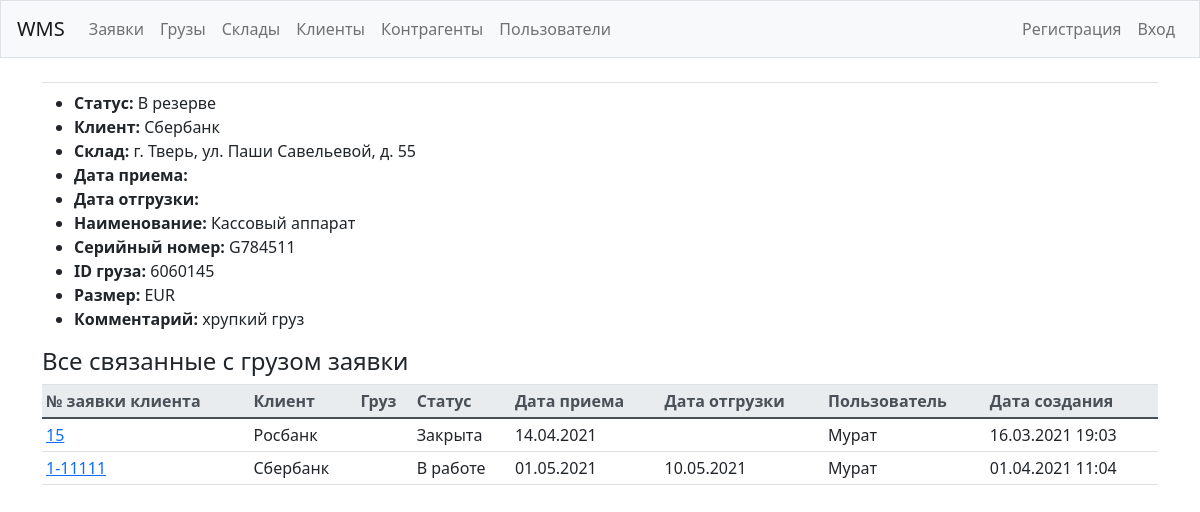
The page /atms/17/ on the database its author committed.
### wms/models.py (models this page shows, shortened)
class Atm(models.Model):
    status = models.CharField(
        max_length=10,
        choices=Status.choices,
        default=Status.in_reserve,
    )
    client = models.ForeignKey(Client, on_delete=models.SET_NULL, null=True)
    storage = models.ForeignKey(Storage, on_delete=models.SET_NULL, null=True)
    name = models.CharField(max_length=200)
    serial_num = models.CharField(max_length=200)
    atm_id = models.CharField(max_length=200, blank=True, null=True)
    size = models.CharField(
        max_length=10,
        choices=Size.choices,
        default=Size.EUR,
    )
    commentary = models.CharField(max_length=200, blank=True, null=True)

class Client(models.Model):
    name = models.CharField(max_length=200)
    pub_date = models.DateTimeField('date published', auto_now_add=True)
    def __str__(self):
        return self.name

class Storage(models.Model):
    contractor = models.ForeignKey(Contractor, on_delete=models.SET_NULL, null=True)
    address = models.CharField(max_length=200)
    rate_pallet = models.DecimalField(max_digits=9999, decimal_places=2, null=True)
    rate_oversize_pallet = models.DecimalField(max_digits=9999, decimal_places=2, null=True)
    rate_volume = models.DecimalField(max_digits=9999, decimal_places=2, null=True)
    rate_in = models.DecimalField(max_digits=9999, decimal_places=2, null=True)
    rate_out = models.DecimalField(max_digits=9999, decimal_places=2, null=True)
    rate_oversize_in = models.DecimalField(max_digits=9999, decimal_places=2, null=True)
    rate_oversize_out = models.DecimalField(max_digits=9999, decimal_places=2, null=True)
    def __str__(self):
        return self.address

class OrderItem(models.Model):
    atm = models.ForeignKey(Atm, on_delete=models.SET_NULL, null=True)
    order = models.ForeignKey(Order, on_delete=models.SET_NULL, null=True)
    date_added = models.DateTimeField(auto_now_add=True)

class Order(models.Model):
    logistic_order = models.CharField(max_length=200)
    client = models.ForeignKey(Client, on_delete=models.SET_NULL, blank=True, null=True)
    customer = models.ForeignKey(Customer, on_delete=models.SET_NULL, blank=True, null=True)
    storage = models.ForeignKey(Storage, on_delete=models.SET_NULL, null=True)
    status = models.CharField(
        max_length=10,
        choices=OrderStatus.choices,
        default=OrderStatus.draft,
    )
    date_in = models.DateField('Дата приема', blank=True, null=True)
    date_out = models.DateField('Дата отгрузки', blank=True, null=True)
    driver = models.CharField(max_length=200, blank=True, null=True)
    driver_car = models.CharField(max_length=200, blank=True, null=True)
    storage_order = models.CharField(max_length=200, blank=True, null=True)
    date_created = models.DateTimeField('date published', auto_now_add=True)

class Customer(models.Model):
    user = models.ForeignKey(User, on_delete=models.SET_NULL, null=True)
    name = models.CharField(max_length=200, blank=True)
    post = models.CharField(max_length=200, blank=True)
    phone = models.CharField(max_length=200, blank=True)
    email = models.CharField(max_length=200, blank=True)
    profile_pic = models.CharField(max_length=200, blank=True)
    date_created = models.DateTimeField('date published', auto_now_add=True)
    def __str__(self):
        return self.name

### wms/views.py (the view)
# urls.py: path('atms/<int:atm_id>/', views.atm, name='atm'),
def atm(request, atm_id):
    atm = Atm.objects.get(id=atm_id)
    items = OrderItem.objects.filter(atm=atm)
    context = {'atm': atm, 'items': items}
    return render(request, 'wms/atm.html', context)

### wms/templates/wms/atm.html (shortened to what this page needs)
{% extends "wms/base.html" %}
{% block content %}
<ul>
  <li scope="col"><b>Статус:</b> {{ atm.status }}</li>
  <li scope="col"><b>Клиент:</b> {{ atm.client }}</li>
  <li scope="col"><b>Склад:</b> {{ atm.storage }}</li>
  <li scope="col"><b>Дата приема:</b> {{ atm.date_in|date:'d.m.Y' }}</li>
  <li scope="col"><b>Дата отгрузки:</b> {{ atm.date_out|date:'d.m.Y' }}</li>
  <li scope="col"><b>Наименование:</b> {{ atm.name }}</li>
  <li scope="col"><b>Серийный номер:</b> {{ atm.serial_num }}</li>
  <li scope="col"><b>ID груза:</b> {{ atm.atm_id }}</li>
  <li scope="col"><b>Размер:</b> {{ atm.size }}</li>
  <li scope="col"><b>Комментарий:</b> {{ atm.commentary }}</li>
</ul>
<h4>Все связанные с грузом заявки</h4>
<table class="table table-hover table-sm">
  <thead class="thead-light">
    <tr>
      <th scope="col">№ заявки клиента</th>
      <th scope="col">Клиент</th>
      <th scope="col">Груз</th>
      <th scope="col">Статус</th>
      <th scope="col">Дата приема</th>
      <th scope="col">Дата отгрузки</th>
      <th scope="col">Пользователь</th>
      <th scope="col">Дата создания</th>
    </tr>
  </thead>
  <tbody>
    {% for item in items %}
      <tr>
        {% if item.order.id != None %}
        <td>
          <a href="{% url 'wms:order' item.order.id %}">{{ item.order.logistic_order }}</a>
        </td>
        {% else %}
        <td>{{ item.order.logistic_order }}</td>
        {% endif %}
        <td>{{ item.order.client }}</td>
        <td>{{ item.order.atm }}</td>
        <td>{{ item.order.status }}</td>
        <td>{{ item.order.date_in|date:'d.m.Y' }}</td>
        <td>{{ item.order.date_out|date:'d.m.Y' }}</td>
        <td>{{ item.order.customer }}</td>
        <td>{{ item.order.date_created|date:'d.m.Y H:m' }}</td>
    {% empty %}
      <tr>
        <td>Не добавлено ни одной заявки. Добавьте первую заявку.</td>
      </tr>
    {% endfor %}
  </tbody>
</table>
{% endblock content %}

### rows shown on the page
Atm: status "В резерве", client "Сбербанк", storage "г. Тверь, ул. Паши Савельевой, д. 55", name "Кассовый аппарат", serial_num "G784511", atm_id "6060145", size "EUR", commentary "хрупкий груз"
OrderItem: order.logistic_order "15", order.client "Росбанк", order.status "Закрыта", order.date_in "14.04.2021", order.customer "Мурат", order.date_created "16.03.2021 19:03"
OrderItem: order.logistic_order "1-11111", order.client "Сбербанк", order.status "В работе", order.date_in "01.05.2021", order.date_out "10.05.2021", order.customer "Мурат", order.date_created "01.04.2021 11:04"
